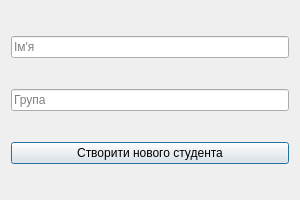
<?xml version="1.0" encoding="UTF-8"?>
<ui version="4.0">
 <class>DialogAddStudent</class>
 <widget class="QDialog" name="DialogAddStudent">
  <property name="geometry">
   <rect>
    <x>0</x>
    <y>0</y>
    <width>300</width>
    <height>200</height>
   </rect>
  </property>
  <property name="windowTitle">
   <string>Створення нового студента</string>
  </property>
  <layout class="QVBoxLayout" name="verticalLayout">
   <item>
    <widget class="QLineEdit" name="le_name">
     <property name="placeholderText">
      <string>Ім'я</string>
     </property>
    </widget>
   </item>
   <item>
    <widget class="QLineEdit" name="le_group">
     <property name="placeholderText">
      <string>Група</string>
     </property>
    </widget>
   </item>
   <item>
    <widget class="QPushButton" name="pb_create">
     <property name="text">
      <string>Створити нового студента</string>
     </property>
    </widget>
   </item>
  </layout>
 </widget>
 <resources/>
 <connections/>
</ui>
